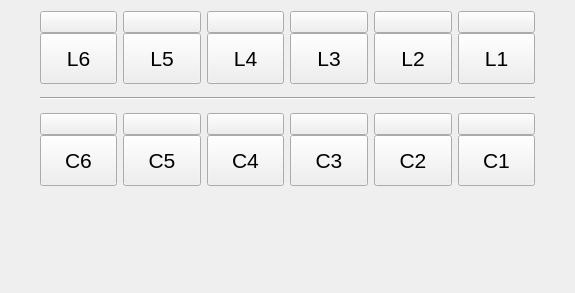
<?xml version="1.0" encoding="UTF-8"?>
<ui version="4.0">
 <class>ChenileWidget</class>
 <widget class="QWidget" name="ChenileWidget">
  <property name="geometry">
   <rect>
    <x>0</x>
    <y>0</y>
    <width>575</width>
    <height>293</height>
   </rect>
  </property>
  <property name="windowTitle">
   <string>ChenileWidget</string>
  </property>
  <layout class="QGridLayout" name="gridLayout">
   <item row="0" column="0">
    <spacer name="horizontalSpacer">
     <property name="orientation">
      <enum>Qt::Horizontal</enum>
     </property>
     <property name="sizeHint" stdset="0">
      <size>
       <width>31</width>
       <height>20</height>
      </size>
     </property>
    </spacer>
   </item>
   <item row="0" column="1">
    <layout class="QVBoxLayout" name="verticalLayout">
     <property name="spacing">
      <number>0</number>
     </property>
     <item>
      <widget class="QPushButton" name="pB_L6_">
       <property name="text">
        <string/>
       </property>
      </widget>
     </item>
     <item>
      <widget class="QPushButton" name="pB_L6">
       <property name="minimumSize">
        <size>
         <width>51</width>
         <height>51</height>
        </size>
       </property>
       <property name="font">
        <font>
         <family>Arial</family>
         <pointsize>16</pointsize>
         <weight>50</weight>
         <bold>false</bold>
        </font>
       </property>
       <property name="text">
        <string>L6</string>
       </property>
      </widget>
     </item>
    </layout>
   </item>
   <item row="0" column="2">
    <layout class="QVBoxLayout" name="verticalLayout_2">
     <property name="spacing">
      <number>0</number>
     </property>
     <item>
      <widget class="QPushButton" name="pB_L5_">
       <property name="text">
        <string/>
       </property>
      </widget>
     </item>
     <item>
      <widget class="QPushButton" name="pB_L5">
       <property name="minimumSize">
        <size>
         <width>51</width>
         <height>51</height>
        </size>
       </property>
       <property name="font">
        <font>
         <family>Arial</family>
         <pointsize>16</pointsize>
         <weight>50</weight>
         <bold>false</bold>
        </font>
       </property>
       <property name="text">
        <string>L5</string>
       </property>
      </widget>
     </item>
    </layout>
   </item>
   <item row="0" column="3">
    <layout class="QVBoxLayout" name="verticalLayout_3">
     <property name="spacing">
      <number>0</number>
     </property>
     <item>
      <widget class="QPushButton" name="pB_L4_">
       <property name="text">
        <string/>
       </property>
      </widget>
     </item>
     <item>
      <widget class="QPushButton" name="pB_L4">
       <property name="minimumSize">
        <size>
         <width>51</width>
         <height>51</height>
        </size>
       </property>
       <property name="font">
        <font>
         <family>Arial</family>
         <pointsize>16</pointsize>
         <weight>50</weight>
         <bold>false</bold>
        </font>
       </property>
       <property name="text">
        <string>L4</string>
       </property>
      </widget>
     </item>
    </layout>
   </item>
   <item row="0" column="4">
    <layout class="QVBoxLayout" name="verticalLayout_4">
     <property name="spacing">
      <number>0</number>
     </property>
     <item>
      <widget class="QPushButton" name="pB_L3_">
       <property name="text">
        <string/>
       </property>
      </widget>
     </item>
     <item>
      <widget class="QPushButton" name="pB_L3">
       <property name="minimumSize">
        <size>
         <width>51</width>
         <height>51</height>
        </size>
       </property>
       <property name="font">
        <font>
         <family>Arial</family>
         <pointsize>16</pointsize>
         <weight>50</weight>
         <bold>false</bold>
        </font>
       </property>
       <property name="text">
        <string>L3</string>
       </property>
      </widget>
     </item>
    </layout>
   </item>
   <item row="0" column="5">
    <layout class="QVBoxLayout" name="verticalLayout_5">
     <property name="spacing">
      <number>0</number>
     </property>
     <item>
      <widget class="QPushButton" name="pB_L2_">
       <property name="text">
        <string/>
       </property>
      </widget>
     </item>
     <item>
      <widget class="QPushButton" name="pB_L2">
       <property name="minimumSize">
        <size>
         <width>51</width>
         <height>51</height>
        </size>
       </property>
       <property name="font">
        <font>
         <family>Arial</family>
         <pointsize>16</pointsize>
         <weight>50</weight>
         <bold>false</bold>
        </font>
       </property>
       <property name="text">
        <string>L2</string>
       </property>
      </widget>
     </item>
    </layout>
   </item>
   <item row="0" column="6">
    <layout class="QVBoxLayout" name="verticalLayout_6">
     <property name="spacing">
      <number>0</number>
     </property>
     <item>
      <widget class="QPushButton" name="pB_L1_">
       <property name="text">
        <string/>
       </property>
      </widget>
     </item>
     <item>
      <widget class="QPushButton" name="pB_L1">
       <property name="minimumSize">
        <size>
         <width>51</width>
         <height>51</height>
        </size>
       </property>
       <property name="font">
        <font>
         <family>Arial</family>
         <pointsize>16</pointsize>
         <weight>50</weight>
         <bold>false</bold>
        </font>
       </property>
       <property name="text">
        <string>L1</string>
       </property>
      </widget>
     </item>
    </layout>
   </item>
   <item row="0" column="7">
    <spacer name="horizontalSpacer_4">
     <property name="orientation">
      <enum>Qt::Horizontal</enum>
     </property>
     <property name="sizeHint" stdset="0">
      <size>
       <width>31</width>
       <height>20</height>
      </size>
     </property>
    </spacer>
   </item>
   <item row="1" column="0">
    <spacer name="horizontalSpacer_3">
     <property name="orientation">
      <enum>Qt::Horizontal</enum>
     </property>
     <property name="sizeHint" stdset="0">
      <size>
       <width>27</width>
       <height>17</height>
      </size>
     </property>
    </spacer>
   </item>
   <item row="1" column="1" colspan="6">
    <widget class="Line" name="line">
     <property name="orientation">
      <enum>Qt::Horizontal</enum>
     </property>
    </widget>
   </item>
   <item row="1" column="7">
    <spacer name="horizontalSpacer_6">
     <property name="orientation">
      <enum>Qt::Horizontal</enum>
     </property>
     <property name="sizeHint" stdset="0">
      <size>
       <width>27</width>
       <height>17</height>
      </size>
     </property>
    </spacer>
   </item>
   <item row="2" column="0">
    <spacer name="horizontalSpacer_2">
     <property name="orientation">
      <enum>Qt::Horizontal</enum>
     </property>
     <property name="sizeHint" stdset="0">
      <size>
       <width>31</width>
       <height>20</height>
      </size>
     </property>
    </spacer>
   </item>
   <item row="2" column="1">
    <layout class="QVBoxLayout" name="verticalLayout_7">
     <property name="spacing">
      <number>0</number>
     </property>
     <item>
      <widget class="QPushButton" name="pB_C6_">
       <property name="text">
        <string/>
       </property>
      </widget>
     </item>
     <item>
      <widget class="QPushButton" name="pB_C6">
       <property name="minimumSize">
        <size>
         <width>51</width>
         <height>51</height>
        </size>
       </property>
       <property name="font">
        <font>
         <family>Arial</family>
         <pointsize>16</pointsize>
         <weight>50</weight>
         <bold>false</bold>
        </font>
       </property>
       <property name="text">
        <string>C6</string>
       </property>
      </widget>
     </item>
    </layout>
   </item>
   <item row="2" column="2">
    <layout class="QVBoxLayout" name="verticalLayout_8">
     <property name="spacing">
      <number>0</number>
     </property>
     <item>
      <widget class="QPushButton" name="pB_C5_">
       <property name="text">
        <string/>
       </property>
      </widget>
     </item>
     <item>
      <widget class="QPushButton" name="pB_C5">
       <property name="minimumSize">
        <size>
         <width>51</width>
         <height>51</height>
        </size>
       </property>
       <property name="font">
        <font>
         <family>Arial</family>
         <pointsize>16</pointsize>
         <weight>50</weight>
         <bold>false</bold>
        </font>
       </property>
       <property name="text">
        <string>C5</string>
       </property>
      </widget>
     </item>
    </layout>
   </item>
   <item row="2" column="3">
    <layout class="QVBoxLayout" name="verticalLayout_9">
     <property name="spacing">
      <number>0</number>
     </property>
     <item>
      <widget class="QPushButton" name="pB_C4_">
       <property name="text">
        <string/>
       </property>
      </widget>
     </item>
     <item>
      <widget class="QPushButton" name="pB_C4">
       <property name="minimumSize">
        <size>
         <width>51</width>
         <height>51</height>
        </size>
       </property>
       <property name="font">
        <font>
         <family>Arial</family>
         <pointsize>16</pointsize>
         <weight>50</weight>
         <bold>false</bold>
        </font>
       </property>
       <property name="text">
        <string>C4</string>
       </property>
      </widget>
     </item>
    </layout>
   </item>
   <item row="2" column="4">
    <layout class="QVBoxLayout" name="verticalLayout_10">
     <property name="spacing">
      <number>0</number>
     </property>
     <item>
      <widget class="QPushButton" name="pB_C3_">
       <property name="text">
        <string/>
       </property>
      </widget>
     </item>
     <item>
      <widget class="QPushButton" name="pB_C3">
       <property name="minimumSize">
        <size>
         <width>51</width>
         <height>51</height>
        </size>
       </property>
       <property name="font">
        <font>
         <family>Arial</family>
         <pointsize>16</pointsize>
         <weight>50</weight>
         <bold>false</bold>
        </font>
       </property>
       <property name="text">
        <string>C3</string>
       </property>
      </widget>
     </item>
    </layout>
   </item>
   <item row="2" column="5">
    <layout class="QVBoxLayout" name="verticalLayout_11">
     <property name="spacing">
      <number>0</number>
     </property>
     <item>
      <widget class="QPushButton" name="pB_C2_">
       <property name="text">
        <string/>
       </property>
      </widget>
     </item>
     <item>
      <widget class="QPushButton" name="pB_C2">
       <property name="minimumSize">
        <size>
         <width>51</width>
         <height>51</height>
        </size>
       </property>
       <property name="font">
        <font>
         <family>Arial</family>
         <pointsize>16</pointsize>
         <weight>50</weight>
         <bold>false</bold>
        </font>
       </property>
       <property name="text">
        <string>C2</string>
       </property>
      </widget>
     </item>
    </layout>
   </item>
   <item row="2" column="6">
    <layout class="QVBoxLayout" name="verticalLayout_12">
     <property name="spacing">
      <number>0</number>
     </property>
     <item>
      <widget class="QPushButton" name="pB_C1_">
       <property name="text">
        <string/>
       </property>
      </widget>
     </item>
     <item>
      <widget class="QPushButton" name="pB_C1">
       <property name="minimumSize">
        <size>
         <width>51</width>
         <height>51</height>
        </size>
       </property>
       <property name="font">
        <font>
         <family>Arial</family>
         <pointsize>16</pointsize>
         <weight>50</weight>
         <bold>false</bold>
        </font>
       </property>
       <property name="text">
        <string>C1</string>
       </property>
      </widget>
     </item>
    </layout>
   </item>
   <item row="2" column="7">
    <spacer name="horizontalSpacer_5">
     <property name="orientation">
      <enum>Qt::Horizontal</enum>
     </property>
     <property name="sizeHint" stdset="0">
      <size>
       <width>31</width>
       <height>20</height>
      </size>
     </property>
    </spacer>
   </item>
   <item row="3" column="1">
    <spacer name="verticalSpacer">
     <property name="orientation">
      <enum>Qt::Vertical</enum>
     </property>
     <property name="sizeHint" stdset="0">
      <size>
       <width>20</width>
       <height>182</height>
      </size>
     </property>
    </spacer>
   </item>
   <item row="3" column="2">
    <spacer name="verticalSpacer_2">
     <property name="orientation">
      <enum>Qt::Vertical</enum>
     </property>
     <property name="sizeHint" stdset="0">
      <size>
       <width>20</width>
       <height>182</height>
      </size>
     </property>
    </spacer>
   </item>
   <item row="3" column="3">
    <spacer name="verticalSpacer_3">
     <property name="orientation">
      <enum>Qt::Vertical</enum>
     </property>
     <property name="sizeHint" stdset="0">
      <size>
       <width>20</width>
       <height>182</height>
      </size>
     </property>
    </spacer>
   </item>
   <item row="3" column="4">
    <spacer name="verticalSpacer_4">
     <property name="orientation">
      <enum>Qt::Vertical</enum>
     </property>
     <property name="sizeHint" stdset="0">
      <size>
       <width>20</width>
       <height>182</height>
      </size>
     </property>
    </spacer>
   </item>
   <item row="3" column="5">
    <spacer name="verticalSpacer_6">
     <property name="orientation">
      <enum>Qt::Vertical</enum>
     </property>
     <property name="sizeHint" stdset="0">
      <size>
       <width>20</width>
       <height>182</height>
      </size>
     </property>
    </spacer>
   </item>
   <item row="3" column="6">
    <spacer name="verticalSpacer_5">
     <property name="orientation">
      <enum>Qt::Vertical</enum>
     </property>
     <property name="sizeHint" stdset="0">
      <size>
       <width>20</width>
       <height>182</height>
      </size>
     </property>
    </spacer>
   </item>
  </layout>
 </widget>
 <layoutdefault spacing="6" margin="11"/>
 <resources/>
 <connections/>
</ui>
